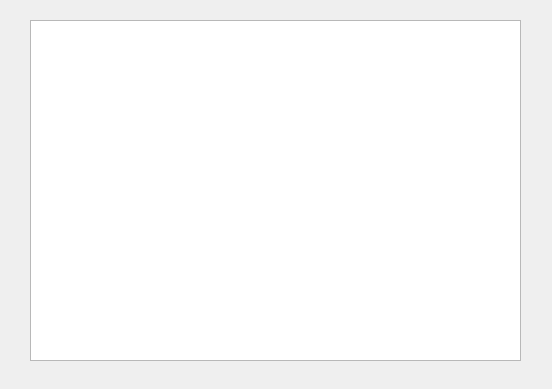
<?xml version="1.0" encoding="UTF-8"?>
<ui version="4.0">
 <class>ShowAllNoteC</class>
 <widget class="QDialog" name="ShowAllNoteC">
  <property name="geometry">
   <rect>
    <x>0</x>
    <y>0</y>
    <width>552</width>
    <height>389</height>
   </rect>
  </property>
  <property name="windowTitle">
   <string>Dialog</string>
  </property>
  <property name="styleSheet">
   <string notr="true">border-image: url(:/new/prefix1/Resource/BackgroundOfChores.png);</string>
  </property>
  <widget class="QListWidget" name="ListOfNote">
   <property name="geometry">
    <rect>
     <x>30</x>
     <y>20</y>
     <width>491</width>
     <height>341</height>
    </rect>
   </property>
   <property name="font">
    <font>
     <family>微软雅黑</family>
     <pointsize>11</pointsize>
    </font>
   </property>
   <property name="styleSheet">
    <string notr="true">border-image: url(:/new/prefix1/Resource/BackgroundOfNote.png);</string>
   </property>
  </widget>
 </widget>
 <resources/>
 <connections/>
</ui>
